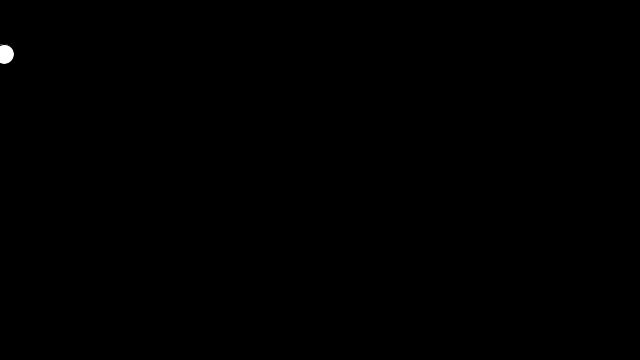
Frame 1 (no input)
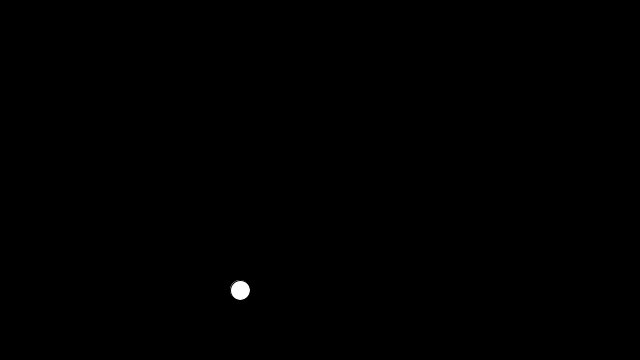
Frame 60 (the mouse pressed at the canvas centre just before this capture)
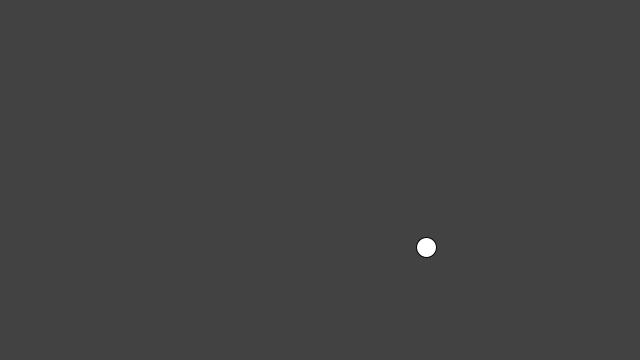
Frame 120 (the mouse held since frame 60 and released just before this capture)

The Processing sketch that drew these frames (run headless with seeded random() and noise(); from frame 60 on, the mouse is pressed at the canvas centre):

// Processing sketch: sketch_161227_6_1
// ── sketch_161227_6_1.pde
/// relational Operators:
/// <> smaller / greater
/// == same / not
/// >= greater or equal <= smaller or equal
/// && AND
/// || Or
/// ! NOT

/// Initial Values ///
float posx;
float posy = height/2;
float xspeed = 4;
float yspeed = 4;
float circlew = 20;
float circleh = 20;
float vary = 1;
int bgcolor;


void setup() {
  size(640,360);

}

void draw() {
  background(bgcolor);
  
  posx = posx + xspeed * vary;
  posy = posy + yspeed * vary;
  ///posy = posy +xspeed* vary;
  ellipse(posx,posy,circlew,circleh);
  
  if (posx > width-circlew/2){
    xspeed = xspeed * -1;
    vary = random(0.1,1);
    bgcolor = int(random(0,255));
  } else if (posx < 0) {
    xspeed = xspeed * -1;
    vary = random(0.1,1);
    bgcolor = int(random(0,255));
  }
  if (posy < 0 ){
    yspeed = yspeed * -1;
    vary = random(0.1,1);
    bgcolor = int(random(0,255));
  }
  else if (posy > height) {
    yspeed = yspeed * -1;
    vary = random(0.1,1);
    bgcolor = int(random(0,255));
  }
  


}
